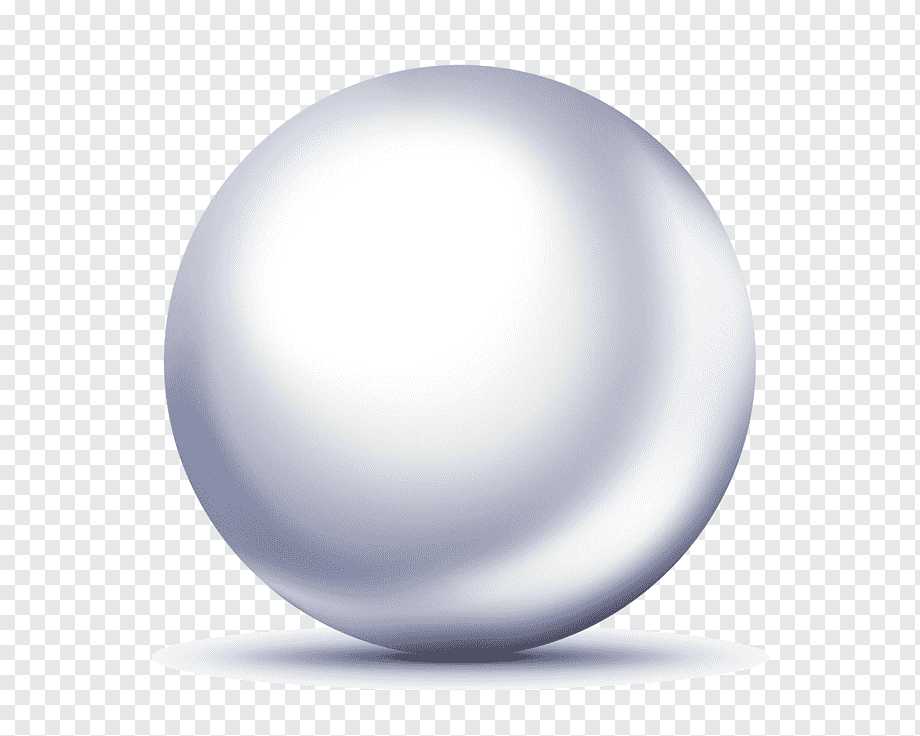
#> input picture Task 6/circle.png, 920 x 736 px
$ jupyter execute 'Task 6.ipynb'
#> lines starting #> are read from the running program, lines starting #| are printed output that depends on the picture; after the words box and inside, x2 and y2 are one past the last pixel; in counts of white or black regions, pixels touching at a corner belong together
[cell 1]
import cv2 as cv
import numpy as np
from IPython.display import clear_output

[cell 2]
def show_canny_output(img, img_gray):
    edges = cv.Canny(img_gray, 400, 450, apertureSize=5, L2gradient=True)
    edges_rgb = np.stack((edges, edges, edges), axis=2)
    masked_img = img.copy()
    np.putmask(masked_img, edges_rgb > 1, 0)
    img_edges_pair = np.hstack((img, edges_rgb, masked_img))
    cv.namedWindow("canny", cv.WINDOW_NORMAL)
    cv.resizeWindow("canny", 1700, 700)
    cv.imshow("canny", img_edges_pair)

[cell 3]
img = cv.imread(r'circle.png')
#> img is the input picture: shape (736, 920, 3); mean B, G, R 233.2, 229.2, 228.1

if img is not None:

    img_gray = cv.cvtColor(img, cv.COLOR_RGB2GRAY)
    # show_canny_output(img, img_gray)

    layer = 1
    tresh_value = 700


    def update():

        img_copy = img.copy()
        mask = np.zeros_like(img_copy)
        edges = cv.Canny(img_gray, tresh_value, tresh_value * 2, apertureSize=5, L2gradient=True)
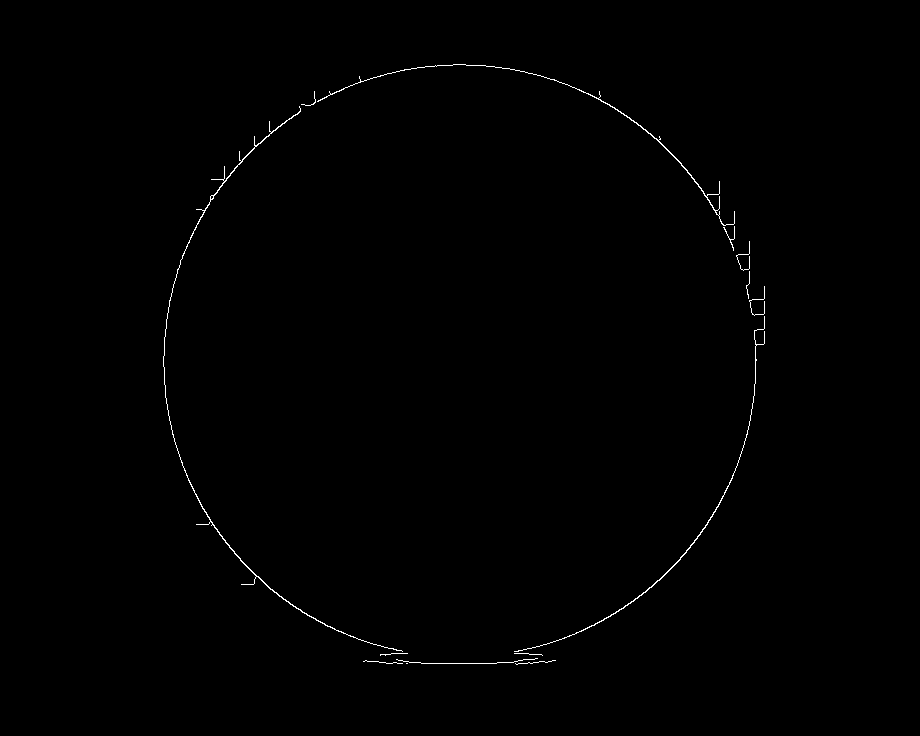
#> edges: shape (736, 920); 0.4% white in thin lines or dots, all inside (x1, y1, x2, y2) = (163, 64, 765, 665)
        contours, hierarchy = cv.findContours(edges, cv.RETR_TREE, cv.CHAIN_APPROX_SIMPLE)
#> contours = 15 contours, 12 with area under 20; largest, box (x1, y1, x2, y2) and area: (163, 106, 403, 652) 242, (514, 316, 765, 652) 132, (317, 64, 735, 226) 130
        cv.drawContours(img_copy, contours, -1, (255,0,0), 2, cv.LINE_AA, hierarchy, layer)
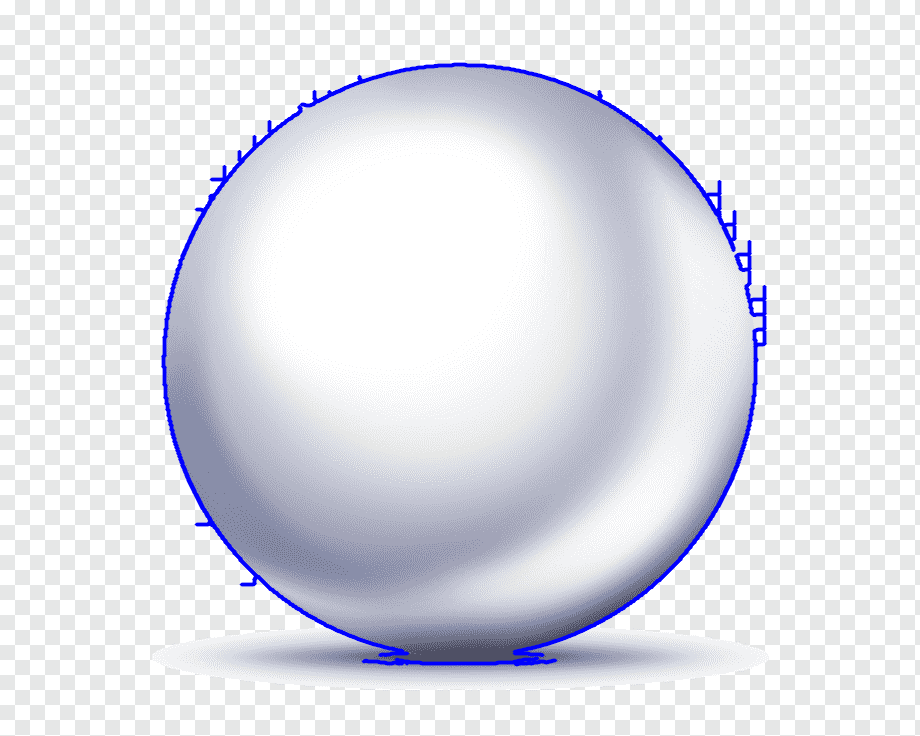
#> img_copy: shape (736, 920, 3); 1.79% of pixels changed, all inside (x1, y1, x2, y2) = (161, 62, 767, 667)
        cv.drawContours(mask, contours, -1, (255,0,0), 2, cv.LINE_AA, hierarchy, layer)
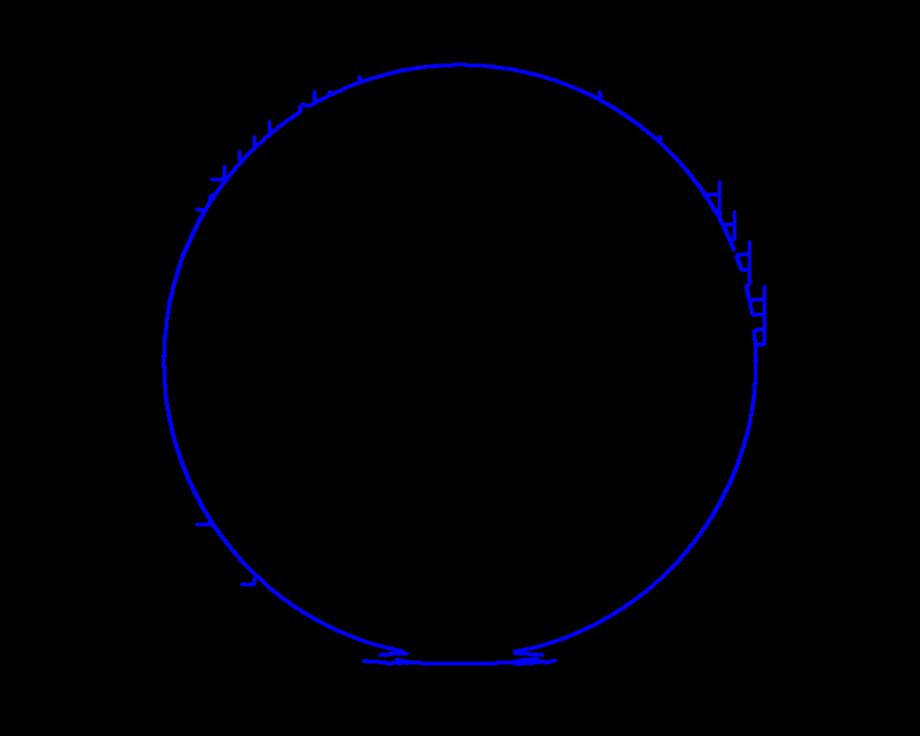
#> mask: shape (736, 920, 3); mean of channels 0, 1, 2 3.6, 0, 0; drawn as B, G, R
        # clear_output(wait=True)
        # print("Figure Are in persents to the whole picture: ",  cv.contourArea(contours[0]) / mask.size * 100)
        cv.imshow("contours", mask)

    def update_layer(v: int):
        global layer
        layer = v
        update()

    def tresh_callback(input_tresh: int):
        global tresh_value
        min_tresh = 100
        tresh_value = input_tresh * 100 + min_tresh
        update()

    cv.namedWindow("contours", cv.WINDOW_NORMAL)
    cv.resizeWindow("contours", 1700, 700)
    cv.createTrackbar("tresh", "contours", 6, 100, tresh_callback)
    cv.createTrackbar("layer", "contours", 1, 7, update_layer)
    cv.waitKey()

else:
    print("Can't load image!")
